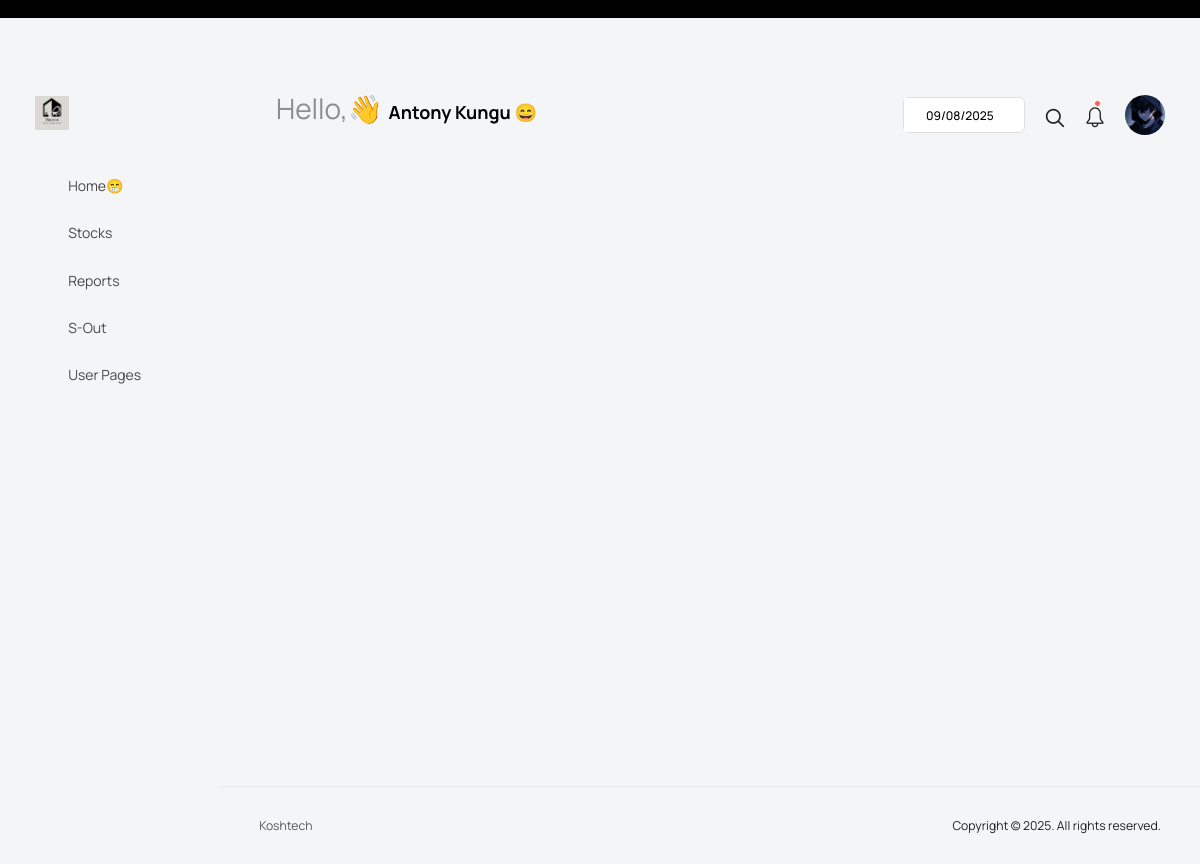
The app's page /user-detail/8/ with its own data.
### manage_users/models.py (models this page shows, shortened)
class CustomUser(AbstractUser):
    ROLE_CHOICES = (
        ("manager", "Manager"),
        ("admin", "Admin"),
        ("sales", "sales"),
    )
    role = models.CharField(max_length=20, choices=ROLE_CHOICES, default="sales")
    is_activated = models.BooleanField(default=False)
    date_of_registration = models.DateTimeField(default=timezone.now)  # ✅ auto timestamp
    groups = models.ManyToManyField(
        Group,
        related_name="customuser_set",
        blank=True,
        help_text="The groups this user belongs to.",
    )
    user_permissions = models.ManyToManyField(
        Permission,
        related_name="customuser_set",
        blank=True,
        help_text="Specific permissions for this user.",
    )

class Profile(models.Model):
    GENDER_CHOICES = (
        ("male", "Male"),
        ("female", "Female"),
        ("---", "---"),
    )
    user = models.OneToOneField(settings.AUTH_USER_MODEL, on_delete=models.CASCADE, related_name="profile")
    full_name = models.CharField(max_length=200)
    phone_number = models.CharField(max_length=20, blank=True, null=True)
    date_of_birth = models.DateField(null=True, blank=True)
    national_id = models.CharField(max_length=50, unique=False, blank=True, null=True)
    date_of_joining = models.DateField(null=True, blank=True)
    gender = models.CharField(max_length=20, blank=True, null=True, choices=GENDER_CHOICES)
    region = models.CharField(max_length=100, blank=True, null=True)
    group = models.CharField(max_length=100, blank=True, null=True)
    id_document = models.FileField(upload_to="profile/ids/", blank=True, null=True)
    photo = models.ImageField(upload_to="profile/photos/", blank=True, null=True)

### manage_users/views.py (the view)
# urls.py: path('user-detail/<int:user_id>/', user_detail, name='user-detail'),
def user_detail(request, user_id):
    user = get_object_or_404(CustomUser, id=user_id)
    profile = getattr(user, "profile", None)  # safe fetch
    return render(request, "manage_users/user_detail.html", {
        "user": user,
        "profile": profile,
    })

### manage_users/templates/manage_users/user_detail.html (shortened to what this page needs)
{% extends 'configs/base.html' %}
{% load widget_tweaks %}
{% block mainContent %}
 <div class="content-wrapper">
</div>
{% endblock mainContent %}

### configs/templates/configs/base.html (shortened to what this page needs)
{% load static %}
<!DOCTYPE html>
<html lang="en">
  <head>
    <link rel="stylesheet" href="{% static 'assets/vendors/feather/feather.css' %}">
    <link rel="stylesheet" href="{% static 'assets/vendors/mdi/css/materialdesignicons.min.css' %}">
    <link rel="stylesheet" href="{% static 'assets/vendors/ti-icons/css/themify-icons.css' %}">
    <link rel="stylesheet" href="{% static 'assets/vendors/font-awesome/css/font-awesome.min.css' %}">
    <link rel="stylesheet" href="{% static 'assets/vendors/typicons/typicons.css' %}">
    <link rel="stylesheet" href="{% static 'assets/vendors/simple-line-icons/css/simple-line-icons.css' %}">
    <link rel="stylesheet" href="{% static 'assets/vendors/css/vendor.bundle.base.css' %}">
    <link rel="stylesheet" href="{% static 'assets/vendors/bootstrap-datepicker/bootstrap-datepicker.min.css' %}">
    <link rel="stylesheet" href="{% static 'assets/vendors/datatables.net-bs4/dataTables.bootstrap4.css' %}">
    <link rel="stylesheet" type="text/css" href="{% static 'assets/js/select.dataTables.min.css' %}">
    <link rel="stylesheet" href="{% static 'assets/css/style.css' %}">
  </head>
  <body class="htmx-transition with-welcome-text">
    <div class="container-scroller">
      <div class="row p-0 m-0 proBanner" id="proBanner">
        <div class="col-md-12 p-0 m-0">
          <div class="card-body card-body-padding px-3 d-flex align-items-center justify-content-between">
          </div>
        </div>
      </div>
      <nav class="navbar default-layout col-lg-12 col-12 p-0 fixed-top d-flex align-items-top flex-row">
        <div class="text-center navbar-brand-wrapper d-flex align-items-center justify-content-start">
          <div>
            <a class="navbar-brand brand-logo" href="index.html">
              <img src="{% static 'assets/images/logo.png' %}" alt="logo" />
            </a>
          </div>
        </div>
        <div class="navbar-menu-wrapper d-flex align-items-top">
          <ul class="navbar-nav">
            <li class="nav-item fw-semibold d-none d-lg-block ms-0">
              <h4 class="welcome-text">Hello,👋 <span class="text-black fw-bold" style="font-size: 18px">{{user.profile.full_name}} 😄</span></h4>
            </li>
          </ul>
          <ul class="navbar-nav ms-auto">
            <li class="nav-item d-none d-lg-block">
              <div id="datepicker-popup" class="input-group date datepicker navbar-date-picker">
                <input type="text" class="form-control">
              </div>
            </li>
            <li class="nav-item">
              <form class="search-form" action="#">
                <i class="icon-search"></i>
                <input type="search" class="form-control" placeholder="Search Here" title="Search here">
              </form>
            </li>
            <li class="nav-item dropdown">
              <a class="nav-link count-indicator" id="notificationDropdown" href="#" data-bs-toggle="dropdown">
                <i class="icon-bell"></i>
                <span class="count"></span>
              </a>
            </li>
            <li class="nav-item dropdown d-none d-lg-block user-dropdown">
              <a class="nav-link" id="UserDropdown" href="#" data-bs-toggle="dropdown" aria-expanded="false">
                <img class="img-xs rounded-circle" src="{{user.profile.photo.url}}" alt="Profile image" style="width: 40px; height: 40px"> </a>
            </li>
          </ul>
        </div>
      </nav>
      <div class="container-fluid page-body-wrapper">
        <nav class="sidebar sidebar-offcanvas" id="sidebar">
          <ul class="nav">
            <li class="nav-item" hx-boost="true">
              <a class="nav-link" href="{% url 'home' %}" hx-indicator="#newPageSpinner">
                <i class="mdi mdi-grid-large menu-icon"></i>
                <span class="menu-title">Home😁</span>
              </a>
            </li>
            <li class="nav-item">
              <a class="nav-link" data-bs-toggle="collapse" href="#form-elements" aria-expanded="false" aria-controls="form-elements">
                <i class="menu-icon mdi mdi-card-text-outline"></i>
                <span class="menu-title">Stocks</span>
                <i class="menu-arrow"></i>
              </a>
            </li>
            <li class="nav-item">
              <a class="nav-link" data-bs-toggle="collapse" href="#tables" aria-expanded="false" aria-controls="tables">
                <i class="menu-icon mdi mdi-table"></i>
                <span class="menu-title">Reports</span>
                <i class="menu-arrow"></i>
              </a>
            </li>
            <li class="nav-item">
              <a class="nav-link" data-bs-toggle="collapse" href="#icons" aria-expanded="false" aria-controls="icons">
                <i class="menu-icon mdi mdi-layers-outline"></i>
                <span class="menu-title">S-Out</span>
                <i class="menu-arrow"></i>
              </a>
            </li>
            <li class="nav-item">
              <a class="nav-link" data-bs-toggle="collapse" href="#auth" aria-expanded="false" aria-controls="auth">
                <i class="menu-icon mdi mdi-account-circle-outline"></i>
                <span class="menu-title">User Pages</span>
                <i class="menu-arrow"></i>
              </a>
            </li>
          </ul>
        </nav>
        <div class="main-panel"
   >
          {% block mainContent %}
          {% endblock mainContent %}
          <footer class="footer">
            <div class="d-sm-flex justify-content-center justify-content-sm-between">
              <span class="text-muted text-center text-sm-left d-block d-sm-inline-block">Koshtech</span>
              <span class="float-none float-sm-end d-block mt-1 mt-sm-0 text-center">Copyright © 2025. All rights reserved.</span>
            </div>
          </footer>
        </div>
      </div>
    </div>
  </body>
</html>

### configs/templates/configs/base.html (style rules this page uses)
body { opacity: 1; transition: opacity 200ms ease-in; }

### records on screen
CustomUser: profile.full_name "Antony Kungu", profile.photo (picture)
